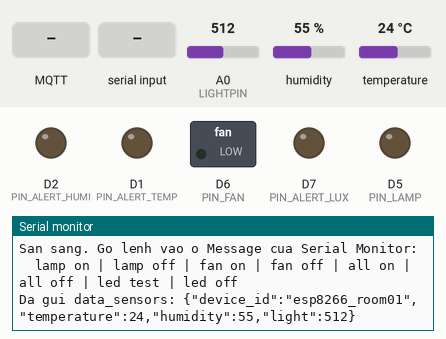
A sketch run on a simulated ESP8266 (NodeMCU). On the bench: switched loads named in the sketch (green lamp = pin HIGH), output pins drawn as LEDs (lit = HIGH), the last lines printed to the serial monitor. The test bench sets the inputs (shaded band); at power-on: A0 (LIGHTPIN) = 512, humidity 55 %, temperature 24 °C. WiFi joins after 1.5 s; servers stay silent unless stated; no MQTT or app messages arrive unless stated.

Above: at 4.8 s.
4.9 s: MQTT message "ON" arrives on the first subscribed topic
At 5.8 s:
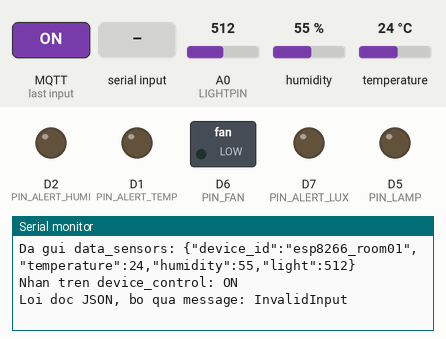
6.4 s: "ON\n" received over Serial
At 7.1 s:
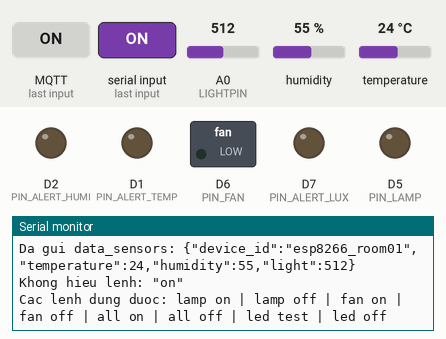
7.9 s: MQTT message "lamp on" arrives on the first subscribed topic
At 8.04 s:
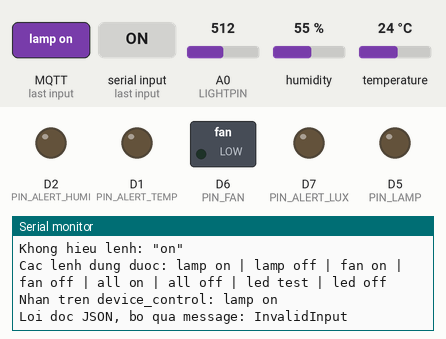
9.4 s: "lamp on\n" received over Serial
At 9.9 s:
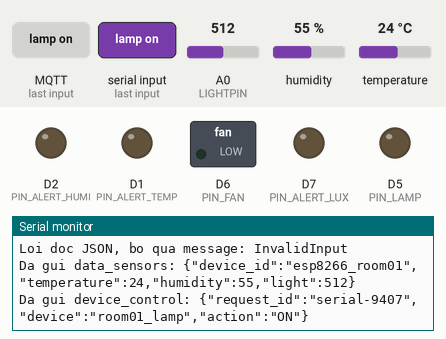
10.9 s: MQTT message "den on" arrives on the first subscribed topic
At 11.7 s:
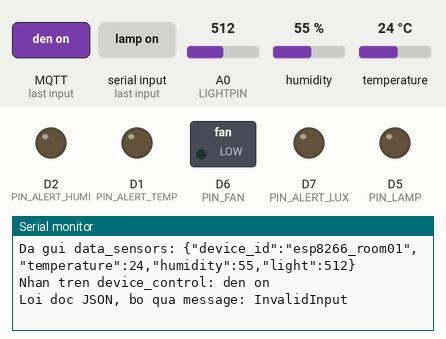
12.4 s: "lamp off\n" received over Serial
At 13.0 s:
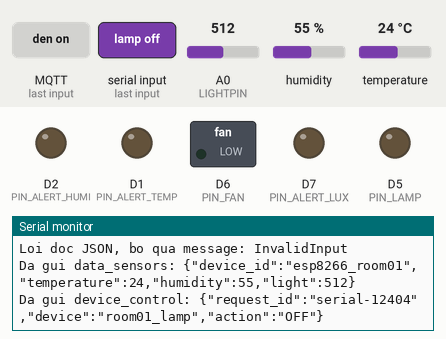

The sketch:

esp8266_room01.ino
```cpp
/*
  ESP8266 — Giám sát & điều khiển phòng qua MQTT
  Node: esp8266_room01

  Chân đấu dây (theo firmware/HuongDanLapRap.md):
    DHT11        -> D4
    LM393 (DO)   -> A0   (module chỉ có DO, chưa có AO — xem CLAUDE.md §0.3)
    LED "Đèn"    -> D5   (mã nghiệp vụ: room01_lamp)
    LED "Quạt"   -> D6   (mã nghiệp vụ: room01_fan)
    LED cảnh báo nhiệt độ  -> D1   (nháy khi room01_temp vượt ngưỡng)
    LED cảnh báo độ ẩm     -> D2   (nháy khi room01_humi vượt ngưỡng)
    LED cảnh báo ánh sáng  -> D7   (nháy khi room01_lux  vượt ngưỡng)
    Mỗi LED: chân dài (+) vào chân GPIO, chân ngắn (−) vào GND. Không dùng D3/D4/D8 — chúng
    quyết định chế độ khởi động của ESP8266 (D4 lại đang nối DHT11).

  Thư viện cần cài qua Library Manager (Sketch > Include Library > Manage Libraries):
    - "DHT sensor library" by Adafruit          (kèm theo "Adafruit Unified Sensor")
    - "MQTT" by Joel Gaehwiler                  (tìm bằng từ khoá "lwmqtt" nếu không thấy ngay)
    - "ArduinoJson" by Benoit Blanchon           (bản 7.x)

  Board: đảm bảo đã cài gói "esp8266" trong Boards Manager, chọn đúng board
  NodeMCU 1.0 (ESP-12E Module) trước khi Upload.
*/

#include <ESP8266WiFi.h>
#include <MQTT.h>
#include <DHT.h>
#include <ArduinoJson.h>

// ------------------ CẤU HÌNH — THÔNG TIN ------------------
// Tài khoản WiFi và MQTT nằm ở secrets.h — file đó KHÔNG commit lên GitHub.
// Chưa có thì chép secrets.example.h thành secrets.h rồi điền giá trị thật.
// Arduino IDE tự mở secrets.h thành một tab cạnh file này.
#include "secrets.h"
const char* MQTT_HOST = "172.20.10.5";   // IP LAN của máy chạy Mosquitto — xem lại bằng ipconfig nếu đổi
const int   MQTT_PORT = 1884;
// -----------------------------------------------------------------------------

#define DHTPIN    D4
#define DHTTYPE   DHT11
#define LIGHTPIN  A0
#define PIN_LAMP  D5
#define PIN_FAN   D6
#define PIN_ALERT_TEMP  D1
#define PIN_ALERT_HUMI  D2
#define PIN_ALERT_LUX   D7

const char* NODE_ID = "esp8266_room01";
// In ra ngay đầu Serial Monitor để biết chắc mạch đang chạy bản nào — đổi mỗi lần sửa firmware.
const char* FW_VERSION = "2026-10-29 den-canh-bao-thiet-bi";
const unsigned long SEND_INTERVAL = 2000;   // 2 giây/lần
unsigned long lastSend = 0;

WiFiClient net;
MQTTClient client(256);   // Mặc định 128 byte KHÔNG đủ cho payload device_control (~110 byte)
DHT dht(DHTPIN, DHTTYPE);

// Bảng tra mã thiết bị -> chân GPIO. Thêm thiết bị thứ 3 chỉ cần thêm 1 dòng.
struct DeviceMap { const char* code; uint8_t pin; };
DeviceMap DEVICES[] = {
  { "room01_lamp", PIN_LAMP },
  { "room01_fan",  PIN_FAN  },
};
const int DEVICE_COUNT = sizeof(DEVICES) / sizeof(DEVICES[0]);

// LED cảnh báo vượt ngưỡng — cũng là THIẾT BỊ trong bảng devices_device (loại ALERT).
// Backend tự ra lệnh khi cảm biến vượt/hết vượt ngưỡng, cùng dạng với đèn/quạt:
//   {"request_id":"…","device":"room01_alert_temp","action":"ON"}   ON = nháy, OFF = tắt
// Firmware trả device_respond SUCCESS như mọi lệnh khác ⇒ lệnh vào Action History.
// Tách khỏi DEVICES vì LED này NHÁY (PWM theo millis) chứ không sáng đứng bằng digitalWrite.
struct AlertLed { const char* code; uint8_t pin; bool blinking; };
AlertLed ALERT_LEDS[] = {
  { "room01_alert_temp", PIN_ALERT_TEMP, false },
  { "room01_alert_humi", PIN_ALERT_HUMI, false },
  { "room01_alert_lux",  PIN_ALERT_LUX,  false },
};
const int ALERT_COUNT = sizeof(ALERT_LEDS) / sizeof(ALERT_LEDS[0]);
const unsigned long BLINK_HALF_PERIOD = 400;   // sáng 0,4 s rồi tắt 0,4 s
// Độ sáng LED cảnh báo, 0..255. ⚠️ Đang cắm LED THẲNG vào chân, KHÔNG có điện trở hạn dòng:
// để thấp (~25 %) cho chân GPIO bớt bị tải. Lắp điện trở 220–330 Ω rồi thì đổi thành 255.
const int ALERT_BRIGHTNESS = 64;
bool blinkPhaseOn = false;
unsigned long lastBlink = 0;

// ⚠️ Hàng đợi phản hồi — KHÔNG gọi client.publish() bên trong onMqttMessage().
// Thư viện arduino-mqtt dùng CHUNG một bộ đệm 256 byte cho cả nhận lẫn gửi, nên publish
// ngay trong callback là ghi đè lên chính message đang được xử lý. Một gói thì thường
// thoát, hai gói liên tiếp (lệnh gộp) thì hỏng máy trạng thái: broker ngắt kết nối, ESP
// nối lại và bắn ra một loạt gói REPORT của connectMQTT() — đúng hiện tượng ngày 24/09.
// Vì vậy callback chỉ xếp hàng, loop() mới gửi thật.
struct PendingResponse {
  char        requestId[48];
  const char* device;   // trỏ vào DEVICES[].code — chuỗi tĩnh, sống lâu hơn JsonDocument tạm
  const char* state;
  const char* status;
};
PendingResponse RESP_QUEUE[4];
int respCount = 0;

// Chỉ báo trạng thái ở lần vào broker đầu tiên sau khi khởi động — xem publishStateReport().
bool firstConnect = true;

// Mã gộp: một lệnh áp dụng cho MỌI thiết bị trong bảng trên (tắt/bật hết một lượt).
// Không có dòng nào mang mã này trong bảng devices_device của CSDL — xem ghi chú ở
// onMqttMessage() về cách firmware trả lời để giao diện vẫn đúng khi backend chưa sửa.
const char* ALL_DEVICES_CODE = "all";

void connectWiFi() {
  Serial.print("Dang ket noi WiFi");
  WiFi.mode(WIFI_STA);
  WiFi.begin(WIFI_SSID, WIFI_PASS);
  while (WiFi.status() != WL_CONNECTED) {
    delay(500);
    Serial.print(".");
  }
  Serial.println(" OK, IP: " + WiFi.localIP().toString());
}

void onMqttMessage(String &topic, String &payload) {
  Serial.println("Nhan tren " + topic + ": " + payload);

  JsonDocument doc;
  DeserializationError err = deserializeJson(doc, payload);
  if (err) {
    Serial.print("Loi doc JSON, bo qua message: ");
    Serial.println(err.c_str());
    return;
  }

  const char* requestId = doc["request_id"] | "";
  const char* device    = doc["device"]     | "";
  const char* action    = doc["action"]     | "";

  // Lệnh gộp: đặt toàn bộ thiết bị về cùng một trạng thái, trả lời MỖI THIẾT BỊ MỘT GÓI
  // SUCCESS/FAILED mang đúng mã thật của nó (không gói nào mang chữ "all", vì mã đó không
  // có trong bảng devices_device). Cả mấy gói dùng chung `request_id` của lệnh gốc.
  // ⚠️ Backend hiện tra `request_id` ra bản ghi action_history rồi mới cập nhật; lệnh gộp
  // không đi qua API nên không khớp được bản ghi nào ⇒ backend bỏ qua, CSDL và giao diện
  // web CHƯA đổi theo. Phải thêm endpoint điều khiển gộp ở backend thì mới đủ.
  if (strcmp(device, ALL_DEVICES_CODE) == 0) {
    bool turnOnAll = (strcmp(action, "ON") == 0);
    Serial.printf("Lenh gop \"%s\": dat %d thiet bi ve %s\n",
                  device, DEVICE_COUNT, turnOnAll ? "ON" : "OFF");
    for (int i = 0; i < DEVICE_COUNT; i++) {
      digitalWrite(DEVICES[i].pin, turnOnAll ? HIGH : LOW);
      queueCommandResult(requestId, DEVICES[i].code, turnOnAll ? "ON" : "OFF", "SUCCESS");
    }
    return;
  }

  int index = -1;
  for (int i = 0; i < DEVICE_COUNT; i++) {
    if (strcmp(device, DEVICES[i].code) == 0) { index = i; break; }
  }
  if (index == -1) {
    // Không phải đèn/quạt — thử bảng đèn cảnh báo. ON = bắt đầu nháy, OFF = tắt hẳn.
    int led = findAlertLed(device);
    if (led != -1) {
      bool blink = (strcmp(action, "ON") == 0);
      setAlertLed(device, blink);
      queueCommandResult(requestId, ALERT_LEDS[led].code, blink ? "ON" : "OFF", "SUCCESS");
      return;
    }
    Serial.printf("Bo qua: khong co thiet bi ma \"%s\" trong bang anh xa\n", device);
    return;   // Firmware phải bỏ qua thiết bị lạ, không tự bật chân đầu tiên (05-API.md §6.3)
  }

  bool turnOn = (strcmp(action, "ON") == 0);
  digitalWrite(DEVICES[index].pin, turnOn ? HIGH : LOW);
  queueCommandResult(requestId, DEVICES[index].code, turnOn ? "ON" : "OFF", "SUCCESS");
}

int findAlertLed(const char* code) {
  for (int i = 0; i < ALERT_COUNT; i++) {
    if (strcmp(code, ALERT_LEDS[i].code) == 0) return i;
  }
  return -1;
}

void setAlertLed(const char* code, bool blink) {
  int i = findAlertLed(code);
  if (i == -1) {
    Serial.printf("Bo qua: khong co den canh bao \"%s\"\n", code);
    return;
  }
  ALERT_LEDS[i].blinking = blink;
  if (!blink) analogWrite(ALERT_LEDS[i].pin, 0);
  Serial.printf("Den canh bao %s: %s\n", code, blink ? "NHAY" : "TAT");
}

// Gọi mỗi vòng loop(): mọi LED đang cảnh báo nháy CÙNG nhịp. Dùng millis(), không delay(),
// để vẫn nhận được lệnh MQTT và gửi số đo đúng 2 giây/lần trong lúc nháy.
void updateAlertLeds() {
  if (millis() - lastBlink < BLINK_HALF_PERIOD) return;
  lastBlink = millis();
  blinkPhaseOn = !blinkPhaseOn;
  for (int i = 0; i < ALERT_COUNT; i++) {
    if (ALERT_LEDS[i].blinking) {
      analogWrite(ALERT_LEDS[i].pin, blinkPhaseOn ? ALERT_BRIGHTNESS : 0);
    }
  }
}

// Xếp một phản hồi vào hàng đợi. Gọi từ callback; việc gửi để loop() làm.
void queueCommandResult(const char* requestId, const char* device,
                        const char* state, const char* status) {
  const int QUEUE_SIZE = sizeof(RESP_QUEUE) / sizeof(RESP_QUEUE[0]);
  if (respCount >= QUEUE_SIZE) {
    Serial.println("Hang doi phan hoi day, bo qua mot goi device_respond");
    return;
  }
  PendingResponse &item = RESP_QUEUE[respCount++];
  strncpy(item.requestId, requestId, sizeof(item.requestId) - 1);
  item.requestId[sizeof(item.requestId) - 1] = '\0';   // requestId trỏ vào JsonDocument tạm ⇒ phải chép
  item.device = device;
  item.state  = state;
  item.status = status;
}

// Gửi hết hàng đợi. Chỉ gọi từ loop(), sau khi client.loop() đã xử lý xong message.
// Giữa hai gói phải nhường lượt cho client.loop(): publish QoS 1 chờ broker trả PUBACK,
// bắn liên tiếp mà không cho thư viện đọc PUBACK của gói trước thì gói sau hết giờ chờ
// (mặc định 1 giây) và lwmqtt coi như mất kết nối — mạch nối lại, sinh ra loạt gói REPORT.
void flushCommandResults() {
  for (int i = 0; i < respCount; i++) {
    if (!client.connected()) {
      Serial.println("Mat ket noi giua chung, bo cac phan hoi con lai trong hang doi");
      break;
    }
    publishCommandResult(RESP_QUEUE[i].requestId, RESP_QUEUE[i].device,
                         RESP_QUEUE[i].state, RESP_QUEUE[i].status);
    client.loop();
    delay(10);
  }
  respCount = 0;
}

// Một gói device_respond xác nhận lệnh đã thực thi (SD-02). Dùng cho cả lệnh một thiết bị
// lẫn từng thiết bị trong lệnh gộp, nên mọi gói có cùng hình dạng — backend chỉ cần một
// nhánh xử lý. `status` là "SUCCESS" hoặc "FAILED" (05-API.md §6.3).
void publishCommandResult(const char* requestId, const char* device,
                          const char* state, const char* status) {
  JsonDocument resp;
  resp["request_id"] = requestId;
  resp["device"]     = device;
  resp["state"]      = state;
  resp["status"]     = status;
  String out;
  serializeJson(resp, out);
  client.publish("device_respond", out, false, 1);   // QoS 1, khong retain
  Serial.println("Da gui device_respond: " + out);
}

// Gửi một lệnh device_control lên broker y như backend vẫn làm.
// Chính ESP này đang subscribe device_control nên sẽ tự nhận lại và thực thi,
// nhờ vậy lệnh gõ từ Serial Monitor đi đúng luồng MQTT, không đi tắt.
void publishControl(const char* device, const char* action) {
  if (!client.connected()) {
    Serial.println("Chua ket noi broker, bo qua lenh vua go");
    return;
  }
  JsonDocument cmd;
  cmd["request_id"] = "serial-" + String(millis());
  cmd["device"]     = device;
  cmd["action"]     = action;
  String out;
  serializeJson(cmd, out);
  client.publish("device_control", out, false, 1);
  Serial.println("Da gui device_control: " + out);
}

// Đọc lệnh gõ trong ô Message của Serial Monitor.
// Đặt ô line ending của Serial Monitor là "New Line" thì gõ xong Enter là chạy ngay.
void handleSerialCommand() {
  if (!Serial.available()) return;

  String line = Serial.readStringUntil('\n');
  line.trim();
  line.toLowerCase();
  if (line.length() == 0) return;

  if      (line == "lamp on"  || line == "den on")   publishControl("room01_lamp", "ON");
  else if (line == "lamp off" || line == "den off")  publishControl("room01_lamp", "OFF");
  else if (line == "fan on"   || line == "quat on")  publishControl("room01_fan",  "ON");
  else if (line == "fan off"  || line == "quat off") publishControl("room01_fan",  "OFF");
  else if (line == "all on"   || line == "bat het")  publishControl(ALL_DEVICES_CODE, "ON");
  else if (line == "all off"  || line == "tat het")  publishControl(ALL_DEVICES_CODE, "OFF");
  // Thử dây 3 LED cảnh báo ngay trên mạch, không cần backend: "led test" nháy cả ba,
  // "led off" tắt hết. Lệnh tiếp theo từ backend sẽ đặt lại đúng trạng thái thật.
  else if (line == "led test") { for (int i = 0; i < ALERT_COUNT; i++) setAlertLed(ALERT_LEDS[i].code, true); }
  else if (line == "led off")  { for (int i = 0; i < ALERT_COUNT; i++) setAlertLed(ALERT_LEDS[i].code, false); }
  else {
    Serial.println("Khong hieu lenh: \"" + line + "\"");
    Serial.println("Cac lenh dung duoc: lamp on | lamp off | fan on | fan off | all on | all off | led test | led off");
  }
}

void connectMQTT() {
  client.begin(MQTT_HOST, MQTT_PORT, net);
  client.onMessage(onMqttMessage);

  String clientId = String(NODE_ID) + "_" + String(ESP.getChipId(), HEX);
  Serial.print("Dang ket noi MQTT broker voi tai khoan \"" + String(MQTT_USER) + "\" (client ID: " + clientId + ")");
  while (!client.connect(clientId.c_str(), MQTT_USER, MQTT_PASS)) {
    delay(1000);
    Serial.print(".");
  }
  Serial.println(" OK");
  client.subscribe("device_control", 1);
  if (firstConnect) {
    firstConnect = false;
    publishStateReport();
  }
}

// Báo trạng thái THẬT của từng thiết bị, CHỈ ở lần vào broker đầu tiên sau khi khởi động.
// Mất điện rồi cắm lại, setup() đặt mọi chân về LOW nên đèn đang tắt — nhưng CSDL và
// giao diện vẫn nhớ "ON" từ trước. Gói này giúp backend sửa lại cho đúng phần cứng.
// Đi chung topic device_respond, phân biệt bằng status "REPORT" và KHÔNG có request_id.
// ⚠️ Trước đây gửi ở MỌI lần nối lại broker, nên mỗi lần rớt sóng là cửa sổ device_respond
// lại có một cụm REPORT xen vào giữa các gói SUCCESS. Mất điện thì mạch khởi động lại
// (firstConnect = true) nên tình huống cần đồng bộ vẫn được phủ.
void publishStateReport() {
  for (int i = 0; i < DEVICE_COUNT; i++) {
    JsonDocument doc;
    doc["device"] = DEVICES[i].code;
    doc["state"]  = digitalRead(DEVICES[i].pin) == HIGH ? "ON" : "OFF";
    doc["status"] = "REPORT";
    String out;
    serializeJson(doc, out);
    client.publish("device_respond", out, false, 1);
    Serial.println("Da bao trang thai: " + out);
    client.loop();
    delay(10);
  }
  // Đèn cảnh báo cũng báo — vừa khởi động thì đều OFF; backend thấy cảm biến còn vượt ngưỡng
  // sẽ gửi lại lệnh ON để đèn nháy tiếp.
  for (int i = 0; i < ALERT_COUNT; i++) {
    JsonDocument doc;
    doc["device"] = ALERT_LEDS[i].code;
    doc["state"]  = ALERT_LEDS[i].blinking ? "ON" : "OFF";
    doc["status"] = "REPORT";
    String out;
    serializeJson(doc, out);
    client.publish("device_respond", out, false, 1);
    Serial.println("Da bao trang thai: " + out);
    client.loop();
    delay(10);
  }
}

void publishSensorData() {
  float t = dht.readTemperature();
  float h = dht.readHumidity();
  // Quang trở trên module LM393 nối kiểu chia áp: càng sáng điện trở càng nhỏ -> điện áp ra
  // càng THẤP, nên analogRead() ra số nhỏ khi sáng và ~1024 khi bị che. Đảo lại để giá trị
  // gửi lên tăng theo độ sáng. ADC của ESP8266 trả 0..1024 nên lấy 1024 trừ đi.
  // Module chỉ có DO -> tạm thời chỉ ra ~0 (tối) hoặc ~1024 (sáng).
  int   l = 1024 - analogRead(LIGHTPIN);

  JsonDocument doc;
  doc["device_id"] = NODE_ID;
  if (!isnan(t)) doc["temperature"] = t;
  if (!isnan(h)) doc["humidity"] = h;
  doc["light"] = l;

  String out;
  serializeJson(doc, out);
  client.publish("data_sensors", out, false, 0);   // QoS 0 (05-API.md §6.2)
  Serial.println("Da gui data_sensors: " + out);
}

void setup() {
  Serial.begin(115200);
  Serial.println();
  Serial.println("=== " + String(NODE_ID) + " — firmware " + FW_VERSION + " ===");
  pinMode(PIN_LAMP, OUTPUT);
  pinMode(PIN_FAN, OUTPUT);
  digitalWrite(PIN_LAMP, LOW);
  digitalWrite(PIN_FAN, LOW);
  // Ghim thang PWM 0..255: lõi esp8266 bản 2.x mặc định 0..1023, bản 3.x mặc định 0..255.
  analogWriteRange(255);
  for (int i = 0; i < ALERT_COUNT; i++) {
    pinMode(ALERT_LEDS[i].pin, OUTPUT);
    analogWrite(ALERT_LEDS[i].pin, 0);
  }

  dht.begin();
  // Lần đọc DHT11 đầu tiên sau khi cấp điện ra số rác (đo được 0.9 °C / 0 % ngày 18/09/2026)
  // chứ không ra NaN, nên isnan() không lọc được. Chờ cảm biến ổn định, đọc nháp một lần rồi bỏ.
  delay(2000);
  dht.read();
  // Thư viện DHT trả lại kết quả CŨ nếu hai lần đọc cách nhau < 2 giây. Đặt mốc ở đây để
  // lần gửi data_sensors đầu tiên chắc chắn đọc lại cảm biến, không dùng lại số rác vừa bỏ.
  lastSend = millis();
  connectWiFi();
  connectMQTT();

  Serial.println("San sang. Go lenh vao o Message cua Serial Monitor:");
  Serial.println("  lamp on | lamp off | fan on | fan off | all on | all off | led test | led off");
}

void loop() {
  client.loop();
  delay(10);   // Khuyến nghị của thư viện arduino-mqtt trên ESP8266 (CLAUDE.md §5.5)

  if (!client.connected()) {
    connectMQTT();
  }

  flushCommandResults();   // Gửi phản hồi của message vừa nhận — phải ở NGOÀI callback
  handleSerialCommand();
  updateAlertLeds();

  if (millis() - lastSend > SEND_INTERVAL) {
    lastSend = millis();
    publishSensorData();
  }
}
```

secrets.example.h
```cpp
#pragma once
// Chép file này thành `secrets.h` (cùng thư mục) rồi điền giá trị thật.
// `secrets.h` nằm trong .gitignore nên không bị đẩy lên GitHub.

const char* WIFI_SSID = "ten-wifi";
const char* WIFI_PASS = "mat-khau-wifi";
const char* MQTT_USER = "iotuser";       // tài khoản khai trong mosquitto passwd
const char* MQTT_PASS = "mat-khau-mqtt";
```

Measured:
- after the input at 4.9 s, the serial monitor: prints a new line at once (image 1)
- after the input at 6.4 s, the serial monitor: prints a new line at once (image 2)
- after the input at 7.9 s, the serial monitor: prints a new line at once (image 3)
- after the input at 9.4 s, the serial monitor: prints a new line at once (image 4)
- after the input at 10.9 s, the serial monitor: prints a new line at once (image 5)
- after the input at 12.4 s, the serial monitor: prints a new line at once (image 6)
